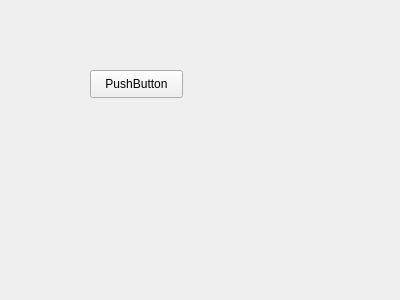
<?xml version="1.0" encoding="UTF-8"?>
<ui version="4.0">
 <class>MyProcess</class>
 <widget class="QWidget" name="MyProcess">
  <property name="geometry">
   <rect>
    <x>0</x>
    <y>0</y>
    <width>400</width>
    <height>300</height>
   </rect>
  </property>
  <property name="windowTitle">
   <string>Form</string>
  </property>
  <widget class="QPushButton" name="pushButton">
   <property name="geometry">
    <rect>
     <x>90</x>
     <y>70</y>
     <width>93</width>
     <height>28</height>
    </rect>
   </property>
   <property name="text">
    <string>PushButton</string>
   </property>
  </widget>
 </widget>
 <resources/>
 <connections/>
</ui>
